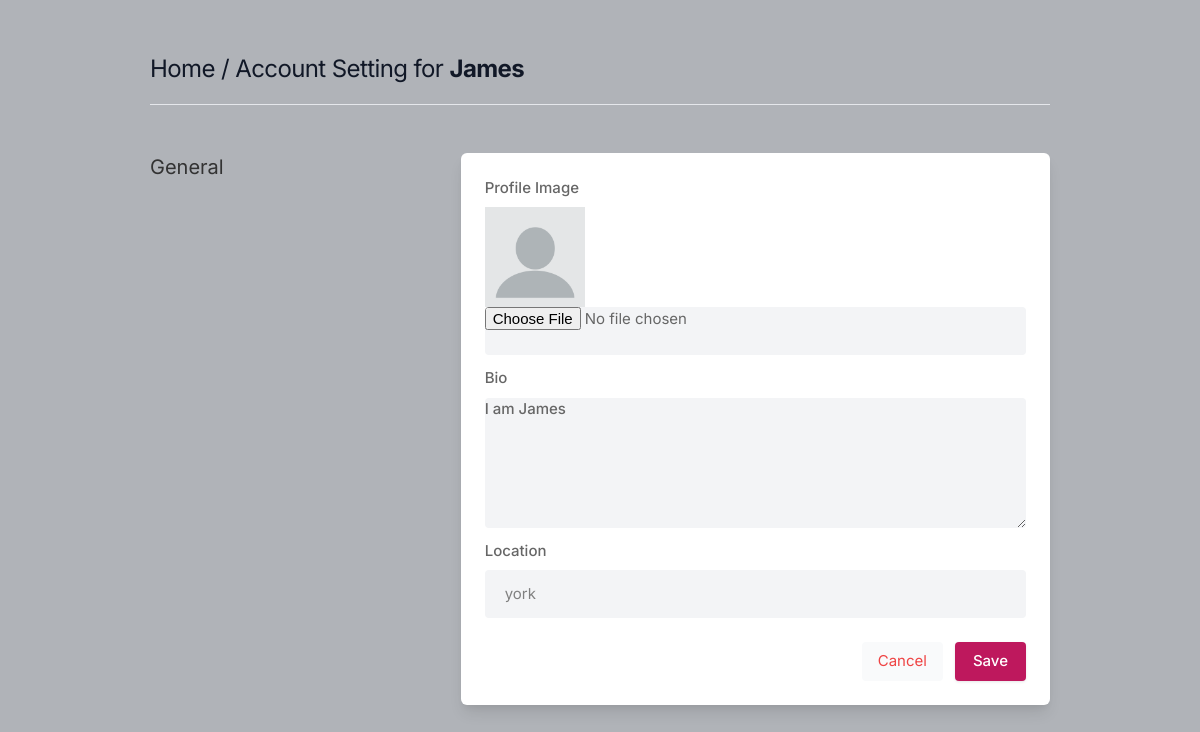
Page /settings (signed in) on the earlier database version.
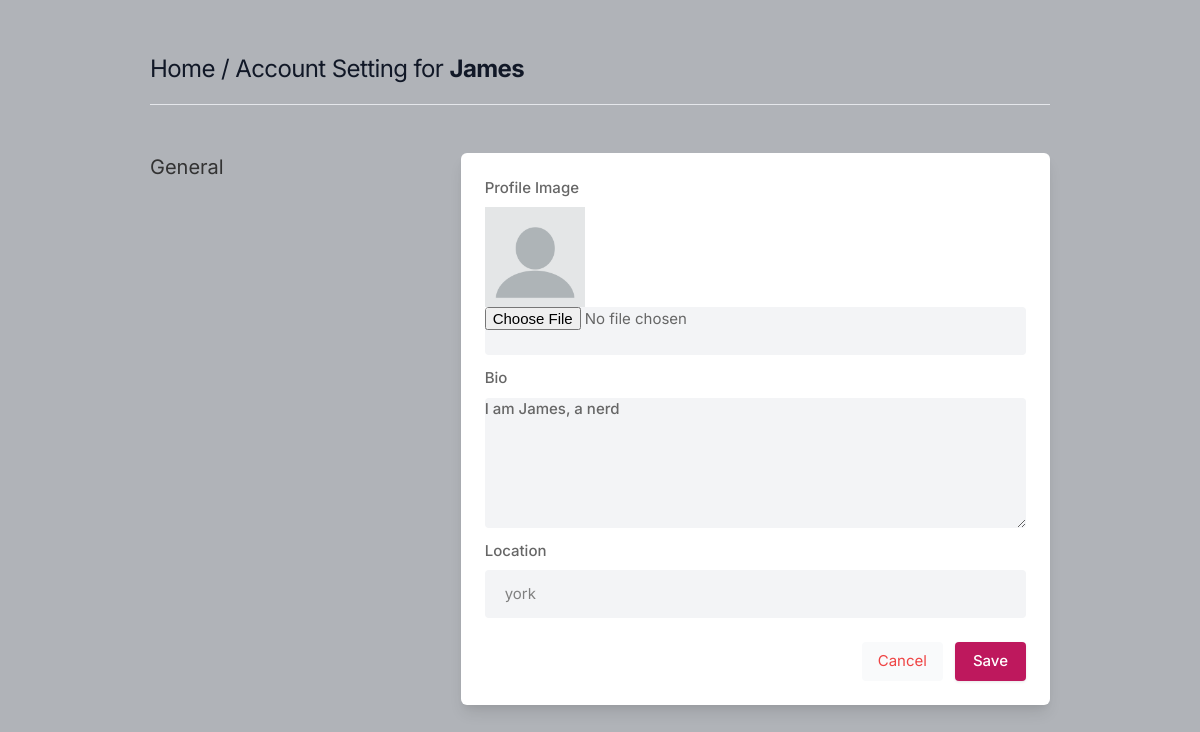
Same page on the later database version.
### core/models.py (models this page shows, shortened)
class Profile(models.Model):
    user = models.ForeignKey(user, on_delete=models.CASCADE)
    id_user = models.IntegerField()
    bio = models.TextField(blank = True)
    profileimg = models.ImageField(upload_to='profile_images', default='blank-profile-picture.png')
    location = models.CharField(max_length=100, blank=True)

### core/views.py (the view, shortened to what this page needs)
# urls.py: path('settings', views.settings, name='settings'),
@login_required(login_url='signin')
def settings(request):
    user_profile = Profile.objects.get(user=request.user)
    return render(request, 'setting.html', {'user_profile': user_profile})

### templates/setting.html (shortened to what this page needs)
{% load static %}
<!DOCTYPE html>
<html lang="en">
<head>
    <link rel="stylesheet" href="{% static 'assets/css/icons.css' %}">
    <link rel="stylesheet" href="{% static 'assets/css/uikit.css' %}">
    <link rel="stylesheet" href="{% static 'assets/css/style.css' %}">
    <link rel="stylesheet" href="{% static 'assets/css/tailwind.css' %}">
</head>
<body>
            <div class="container m-auto">
                <h1 class="text-2xl leading-none text-gray-900 tracking-tight mt-3"><a href="/">Home</a> / Account Setting for <b>{{user.username}}</b>  </h1>
                <br>
                <hr>
                <div class="grid lg:grid-cols-3 mt-12 gap-8">
                    <div>
                        <h3 class="text-xl mb-2"> General</h3>
                    </div>
                    <div class="bg-white rounded-md lg:shadow-lg shadow col-span-2">
                    <form action="" method="post" enctype="multipart/form-data">
                       <div class="grid grid-cols-2 gap-3 lg:p-6 p-4">
                            <div class="col-span-2">
                                <label for=""> Profile Image</label>
                                <img width="100" height="100" src="{{user_profile.profileimg.url}}" />
                                <input type="file" name="image" value="" class="shadow-none bg-gray-100">
                            </div>
                            <div class="col-span-2">
                                <label for="about">Bio</label>
                                <textarea id="about" name="bio" rows="3"  class="shadow-none bg-gray-100">{{user_profile.bio}}</textarea>
                            </div>
                            <div class="col-span-2">
                                <label for=""> Location</label>
                                <input type="text" name="location" value="{{user_profile.location}}" class="shadow-none bg-gray-100">
                            </div>
                       </div>
                       <div class="bg-gray-10 p-6 pt-0 flex justify-end space-x-3">
                           <button class="p-2 px-4 rounded bg-gray-50 text-red-500"> <a href="/">Cancel</a> </button>
                           <button type="submit" class="button bg-blue-700"> Save </button>
                       </div>
                    </form>
                    </div>
                    </div>
                    <br>
                </div>
</body>
</html>

Differences in the rows shown:
changed Profile "york": bio "I am James" → "I am James, a nerd"
